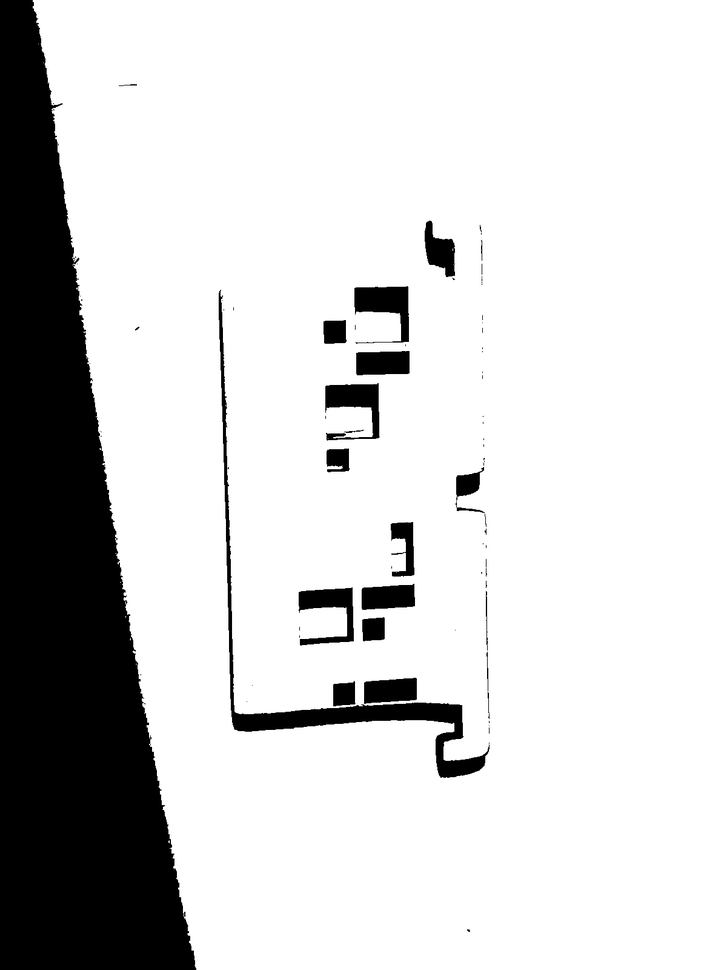
#> input picture patrones_guardados/1U120.png, 727 x 970 px, shrunk from 1200 x 1600 before the run, given in place of the camera
$ python Desafio.py
#> lines starting #> are read from the running program, lines starting #| are printed output that depends on the picture; after the words box and inside, x2 and y2 are one past the last pixel; in counts of white or black regions, pixels touching at a corner belong together
import cv2
import numpy as np

def detector_tiempo_real():
    # Inicializar webcam
    cap = cv2.VideoCapture(0, cv2.CAP_DSHOW if cv2.os.name == 'nt' else cv2.CAP_ANY)

    if not cap.isOpened():
        print("Error: No se pudo acceder a la cámara.")
        return

    # Substractor de fondo para detectar movimiento en cámara estática
    substractor = cv2.createBackgroundSubtractorMOG2(history=500, varThreshold=50, detectShadows=False)

    # Variables para cálculo de movimiento/velocidad
    prev_cx, prev_cy = None, None

    print("Presiona 'q' o 'ESC' para salir del detector.")

    while True:
        ret, frame = cap.read()
#> frame is the input picture: shape (970, 727, 3); min 0, max 255, mean 209.3
        if not ret:
            break

        h, w = frame.shape[:2]
#> h = 970; w = 727

        # 1. Convertir a escala de grises y desenfocar para reducir ruido
        gray = cv2.cvtColor(frame, cv2.COLOR_BGR2GRAY)
        blur = cv2.GaussianBlur(gray, (7, 7), 0)

        # 2. Umbralización para mesa clara y objetos oscuros (MDF)
        # Puedes ajustar 130 según tu iluminación habitual
        _, binaria = cv2.threshold(blur, 130, 255, cv2.THRESH_BINARY_INV)
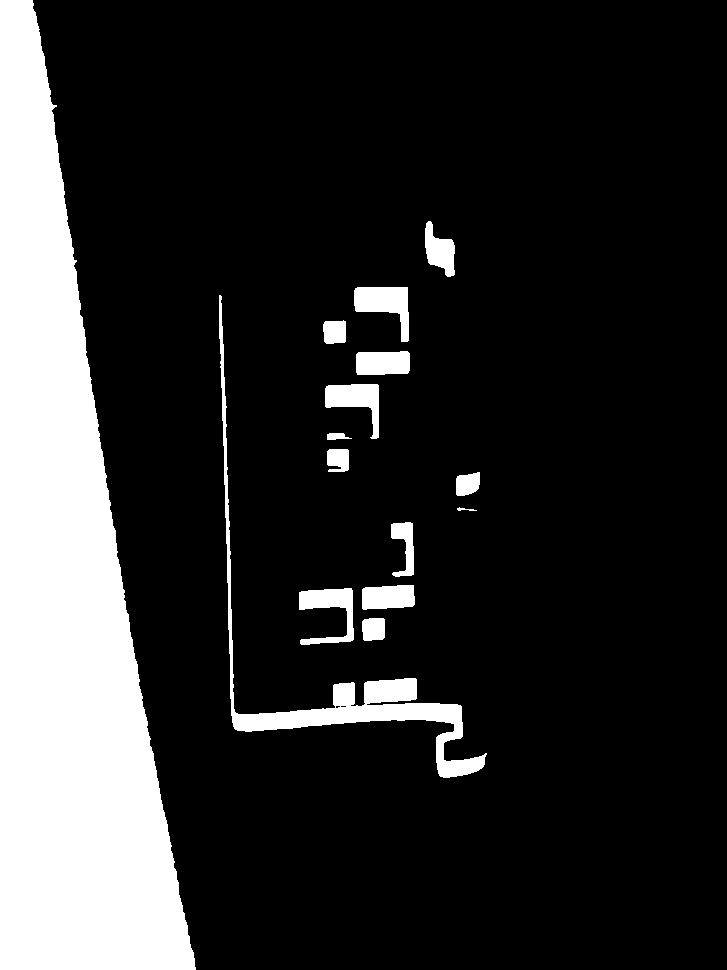
#> binaria: shape (970, 727); 17.9% white; 15 white regions, largest, box (x1, y1, x2, y2) and area: (0, 0, 196, 970) 107049, (219, 295, 487, 778) 8270, (354, 287, 409, 342) 1600

        # 3. Limpieza de imagen (operaciones morfológicas)
        kernel = cv2.getStructuringElement(cv2.MORPH_RECT, (5, 5))
        binaria = cv2.morphologyEx(binaria, cv2.MORPH_CLOSE, kernel)
#> binaria: shape (970, 727); 17.9% white; 15 white regions, largest, box (x1, y1, x2, y2) and area: (0, 0, 196, 970) 107104, (219, 295, 487, 778) 8430, (354, 287, 409, 342) 1600
        binaria = cv2.morphologyEx(binaria, cv2.MORPH_OPEN, kernel)
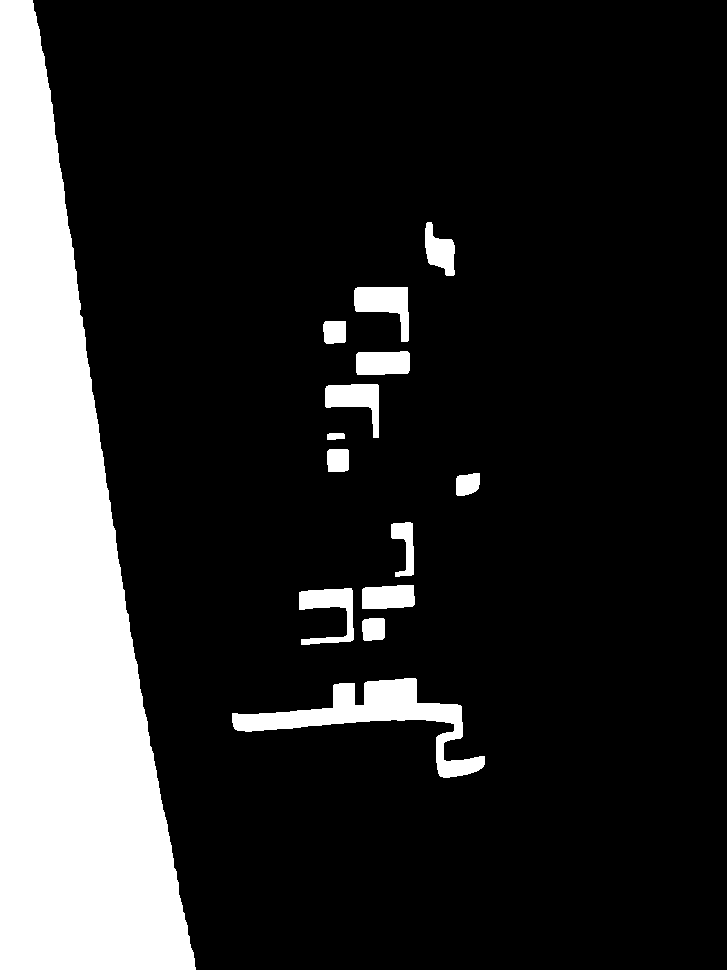
#> binaria: shape (970, 727); 17.7% white; 14 white regions

        # 4. Encontrar contornos de objetos presentes
        cnts, _ = cv2.findContours(binaria, cv2.RETR_EXTERNAL, cv2.CHAIN_APPROX_SIMPLE)
#> cnts = 14 contours; largest, box (x1, y1, x2, y2) and area: (0, 0, 196, 970) 105998, (232, 678, 485, 778) 6548, (354, 287, 409, 342) 1496, (299, 588, 354, 645) 1341, (325, 384, 379, 438) 1320

        for cnt in cnts:
            area = cv2.contourArea(cnt)

            # Filtrar por área mínima para ignorar ruido pequeño
            if area > 1000:
                # Calcular el centroide geométrico del objeto (Momentos)
                M = cv2.moments(cnt)
                if M["m00"] != 0:
                    cx = int(M["m10"] / M["m00"])
                    cy = int(M["m01"] / M["m00"])
                else:
                    cx, cy = 0, 0

                # Bounding Box (Caja delimitadora)
                x, y, bw, bh = cv2.boundingRect(cnt)

                # Determinar si se está moviendo comparando con la posición anterior
                estado = "Quieto"
                if prev_cx is not None and prev_cy is not None:
                    distancia_mov = np.sqrt((cx - prev_cx)**2 + (cy - prev_cy)**2)
                    if distancia_mov > 3.0:  # Umbral de movimiento en píxeles
                        estado = "En Movimiento"

                prev_cx, prev_cy = cx, cy

                # Dibujar elementos gráficos en la ventana
                color = (0, 255, 0) if estado == "Quieto" else (0, 0, 255)

                # Caja delimitadora
                cv2.rectangle(frame, (x, y), (x + bw, y + bh), color, 2)

                # Centro del objeto
                cv2.circle(frame, (cx, cy), 5, (255, 0, 0), -1)

                # Mostrar texto con Coordenadas (X, Y) y Estado
                texto_coords = f"Pos: ({cx}, {cy}) px"
                texto_estado = f"Estado: {estado}"

                cv2.putText(frame, texto_coords, (x, max(20, y - 25)), cv2.FONT_HERSHEY_SIMPLEX, 0.55, color, 2)
                cv2.putText(frame, texto_estado, (x, max(40, y - 5)), cv2.FONT_HERSHEY_SIMPLEX, 0.50, (255, 255, 255), 1)
#> this loop made 14 passes
#> (area, cx, cy, x, y, bw, bh, estado) on passes 3, 4, 9, 10, 12, 14: (1341, 328, 608, 299, 588, 55, 57, 'En Movimiento'), (1088.5, 387, 596, 362, 585, 53, 24, 'En Movimiento'), (1320, 354, 398, 325, 384, 54, 54, 'En Movimiento'), (1142.5, 382, 362, 356, 351, 54, 24, 'En Movimiento'), (1496, 384, 303, 354, 287, 55, 55, 'En Movimiento'), (105997.5, 64, 600, 0, 0, 196, 970, 'En Movimiento')
#> (area, cx, cy, x, y, bw, bh, estado) on pass 1: (6548.5, 373, 716, 232, 678, 253, 100, 'Quieto')
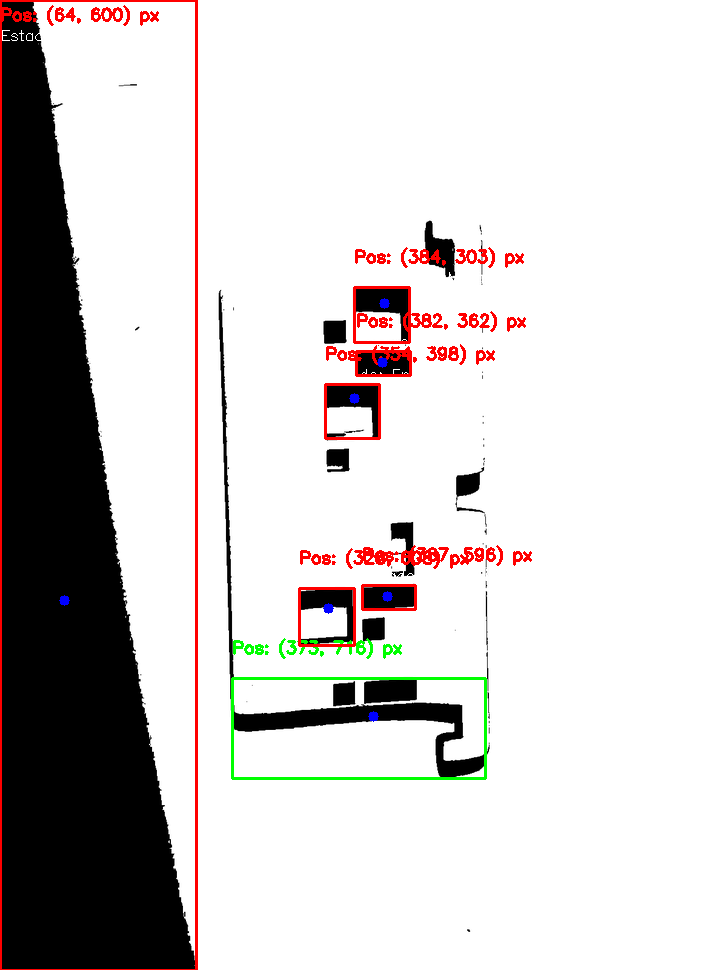
#> frame: shape (970, 727, 3); 2.63% of pixels changed, all inside (x1, y1, x2, y2) = (0, 0, 532, 970)

        # Cruz central de referencia del plano de la cámara
        cv2.line(frame, (w // 2, 0), (w // 2, h), (100, 100, 100), 1)
        cv2.line(frame, (0, h // 2), (w, h // 2), (100, 100, 100), 1)
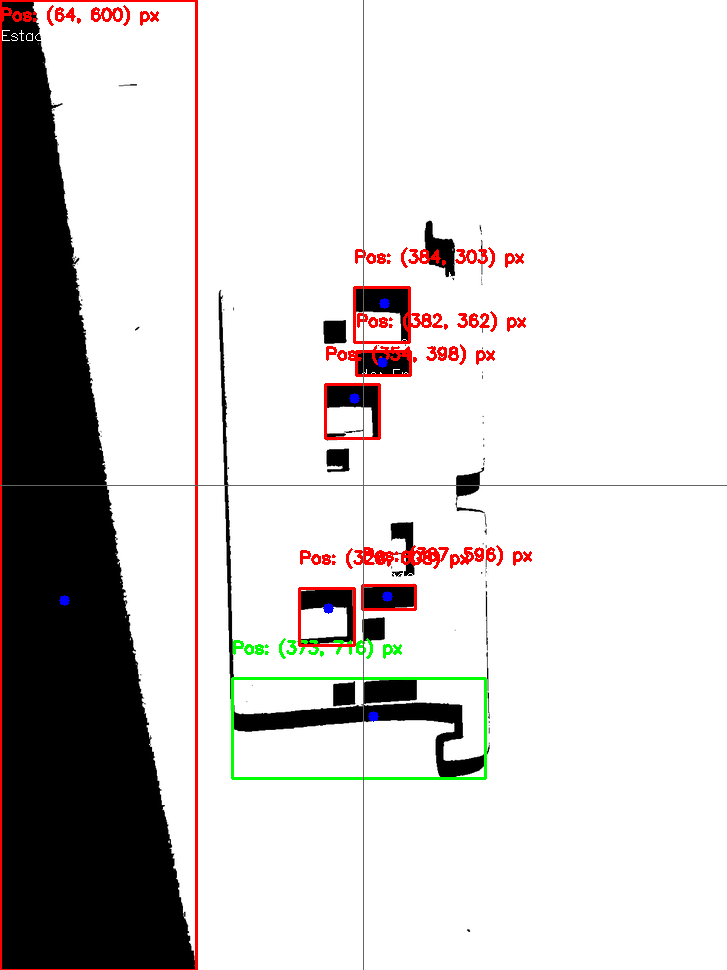
#> frame: shape (970, 727, 3); mean B, G, R 204.4, 205.3, 209.4

        # Mostrar frames
        cv2.imshow("Detector de Objetos y Coordenadas en Tiempo Real", frame)
        cv2.imshow("Mascara Binaria", binaria)

        key = cv2.waitKey(1) & 0xFF
#> (key q is pressed here)
        if key == ord('q') or key == 27:  # 'q' o ESC para salir
            break

    cap.release()
    cv2.destroyAllWindows()

if __name__ == "__main__":
    detector_tiempo_real()

$ run again, on patrones_guardados/1U30.png
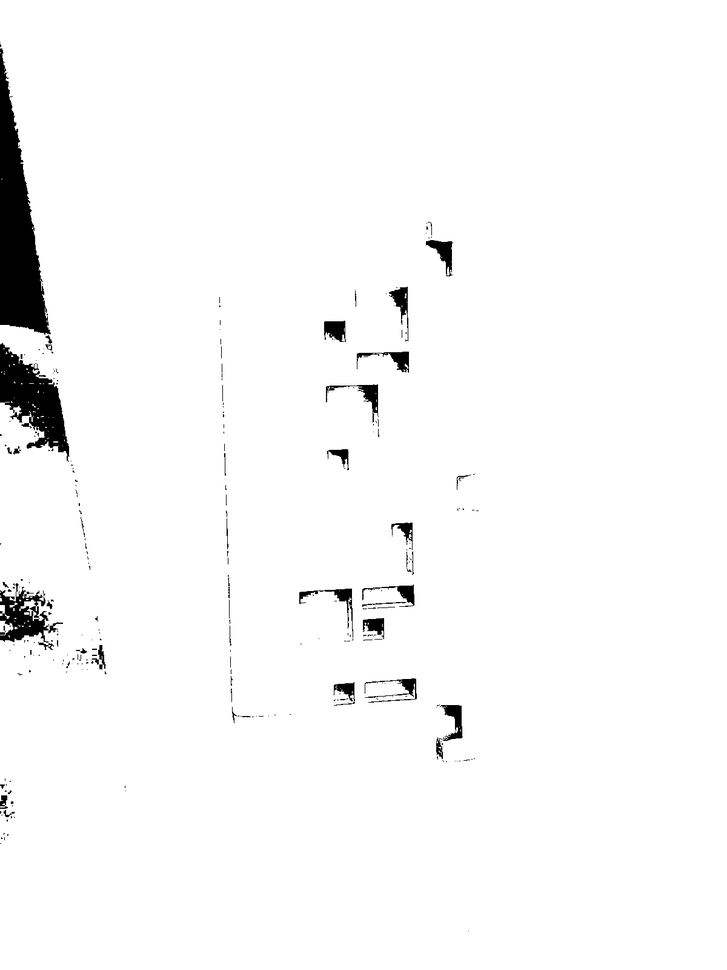
#> input picture patrones_guardados/1U30.png, 727 x 970 px, shrunk from 1200 x 1600 before the run, given in place of the camera
#> in detector_tiempo_real, frame is the input picture: shape (970, 727, 3); min 0, max 255, mean 248.4
#> in detector_tiempo_real, `binaria = cv2.morphologyEx(binaria, cv2.MORPH_OPEN, kernel)`:
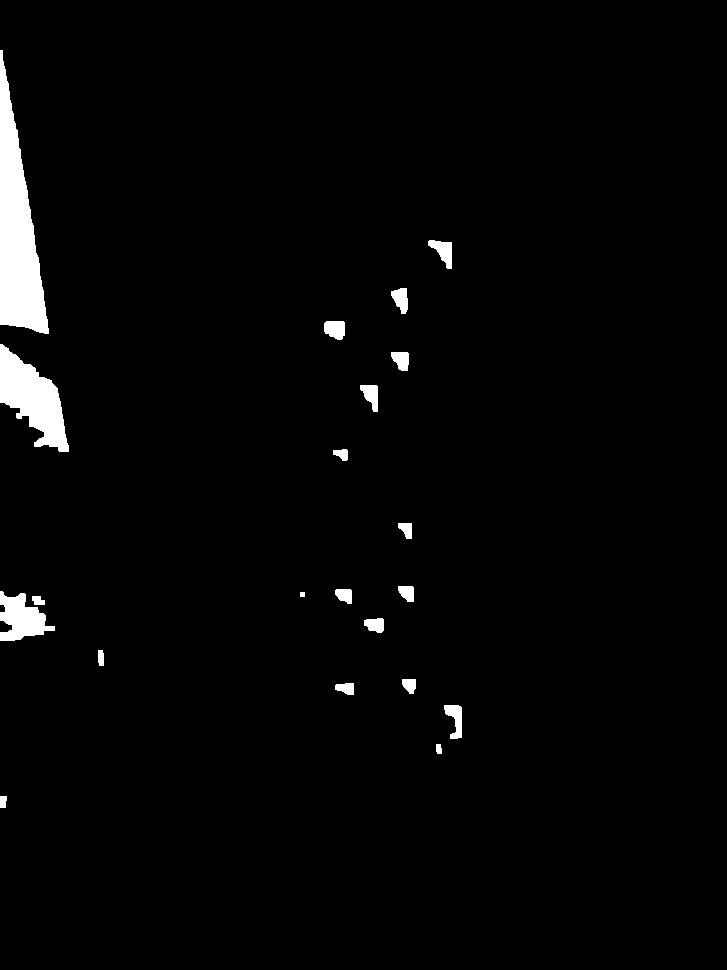
#> binaria: shape (970, 727); 2.3% white; 21 white regions
#> cnts = 21 contours, 1 with area under 20; largest, box (x1, y1, x2, y2) and area: (0, 50, 49, 334) 7036, (0, 344, 69, 452) 3664, (0, 591, 55, 641) 1482, (428, 240, 452, 269) 336, (444, 705, 462, 739) 318
#> the loop in detector_tiempo_real, `for cnt in cnts:` made 21 passes
#> (area, cx, cy, y, bw, bh, estado, distancia_mov) on passes 17, 21: (3664, 32, 398, 344, 69, 108, 'En Movimiento', 220.3), (7036.5, 16, 231, 50, 49, 284, 'En Movimiento', 167.8)
#> in detector_tiempo_real, `cv2.line(frame, (0, h // 2), (w, h // 2), (100, 100, 100), 1)`:
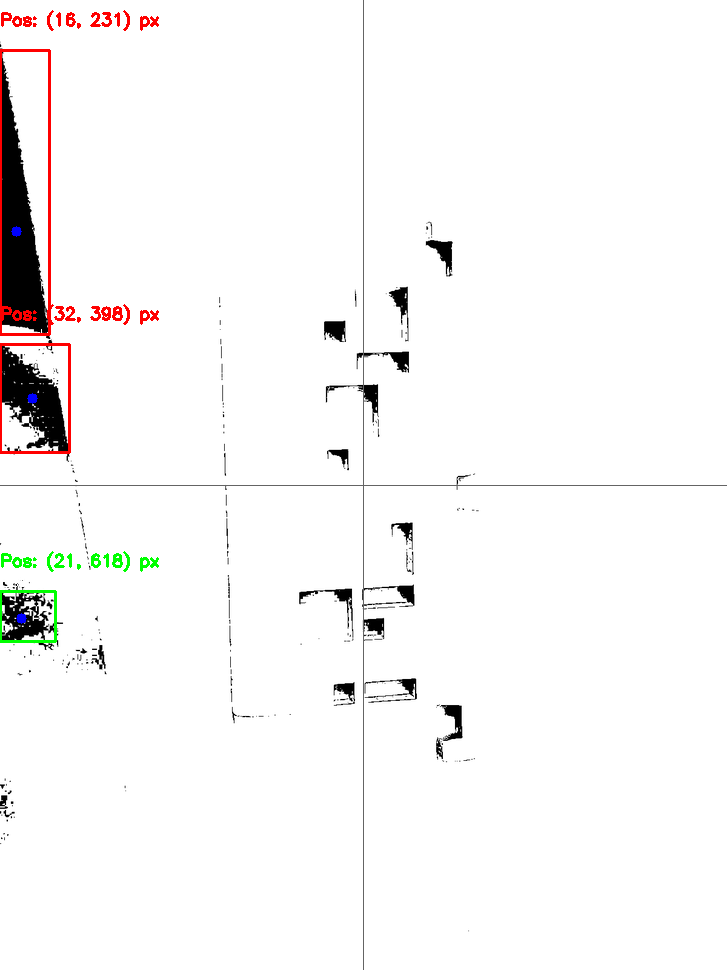
#> frame: shape (970, 727, 3); mean B, G, R 246.4, 246.8, 247.9

$ run again, on patrones_guardados/2U120.png
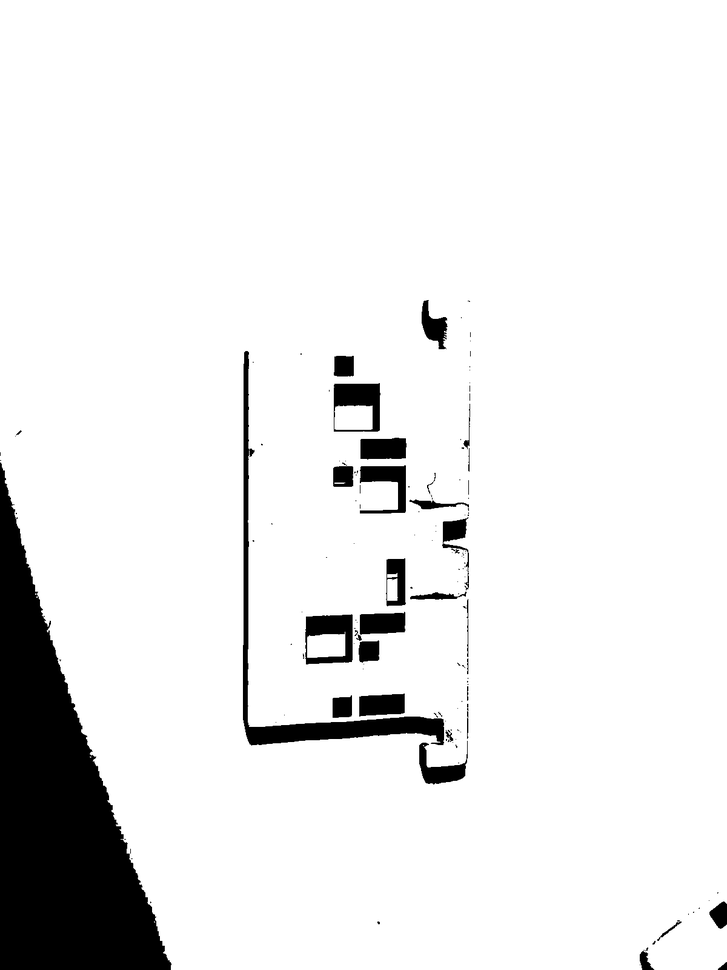
#> input picture patrones_guardados/2U120.png, 727 x 970 px, shrunk from 1200 x 1600 before the run, given in place of the camera
#> in detector_tiempo_real, frame is the input picture: shape (970, 727, 3); min 0, max 255, mean 233.7
#> in detector_tiempo_real, `binaria = cv2.morphologyEx(binaria, cv2.MORPH_OPEN, kernel)`:
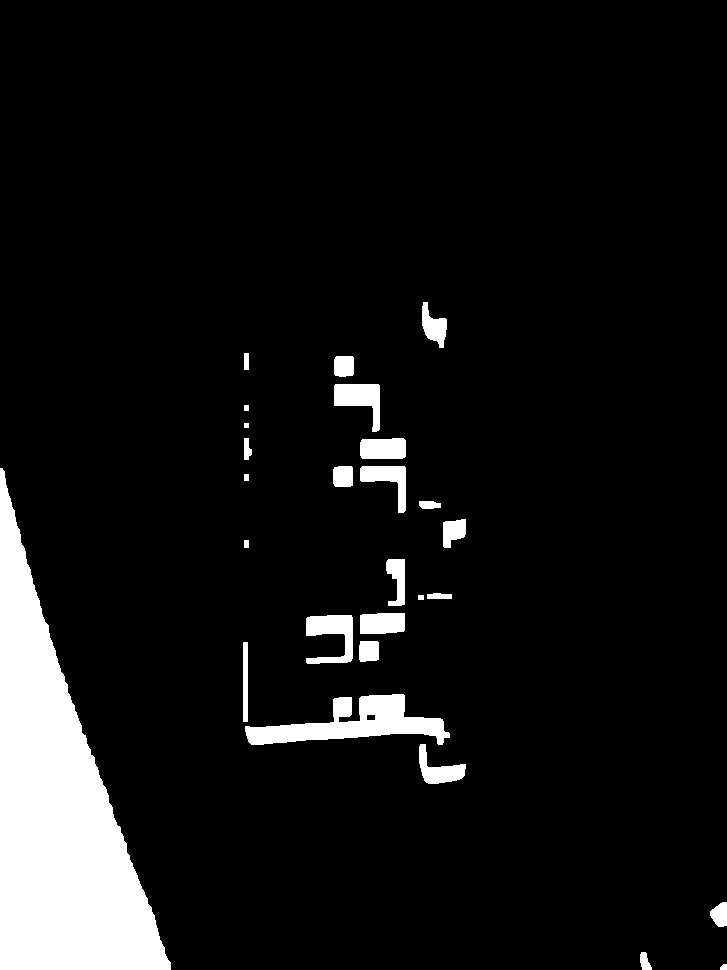
#> binaria: shape (970, 727); 8.1% white; 27 white regions
#> cnts = 27 contours, 1 with area under 20; largest, box (x1, y1, x2, y2) and area: (0, 468, 171, 970) 40638, (245, 694, 450, 745) 4671, (306, 615, 353, 664) 1228, (334, 384, 380, 432) 1104, (360, 466, 406, 513) 874
#> the loop in detector_tiempo_real, `for cnt in cnts:` made 27 passes
#> (area, cx, cy, x, y, bw, bh, estado) on passes 8, 17, 24: (1228.5, 331, 633, 306, 615, 47, 49, 'En Movimiento'), (40637.5, 56, 807, 0, 468, 171, 502, 'En Movimiento'), (1104.5, 359, 397, 334, 384, 46, 48, 'En Movimiento')
#> in detector_tiempo_real, `cv2.line(frame, (0, h // 2), (w, h // 2), (100, 100, 100), 1)`:
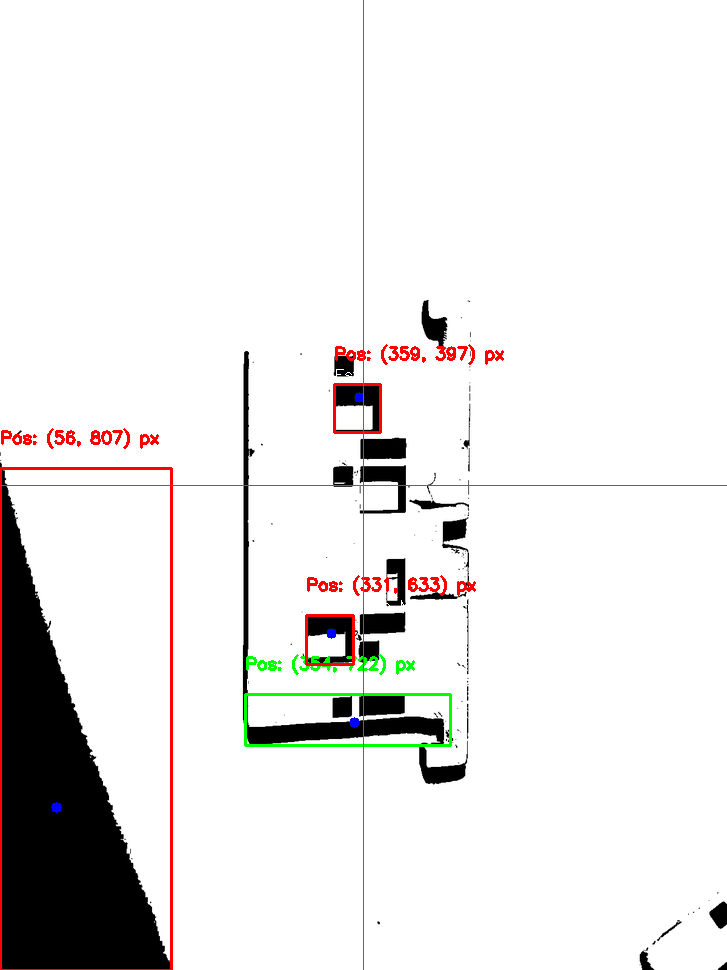
#> frame: shape (970, 727, 3); mean B, G, R 230.7, 231.5, 233.3
